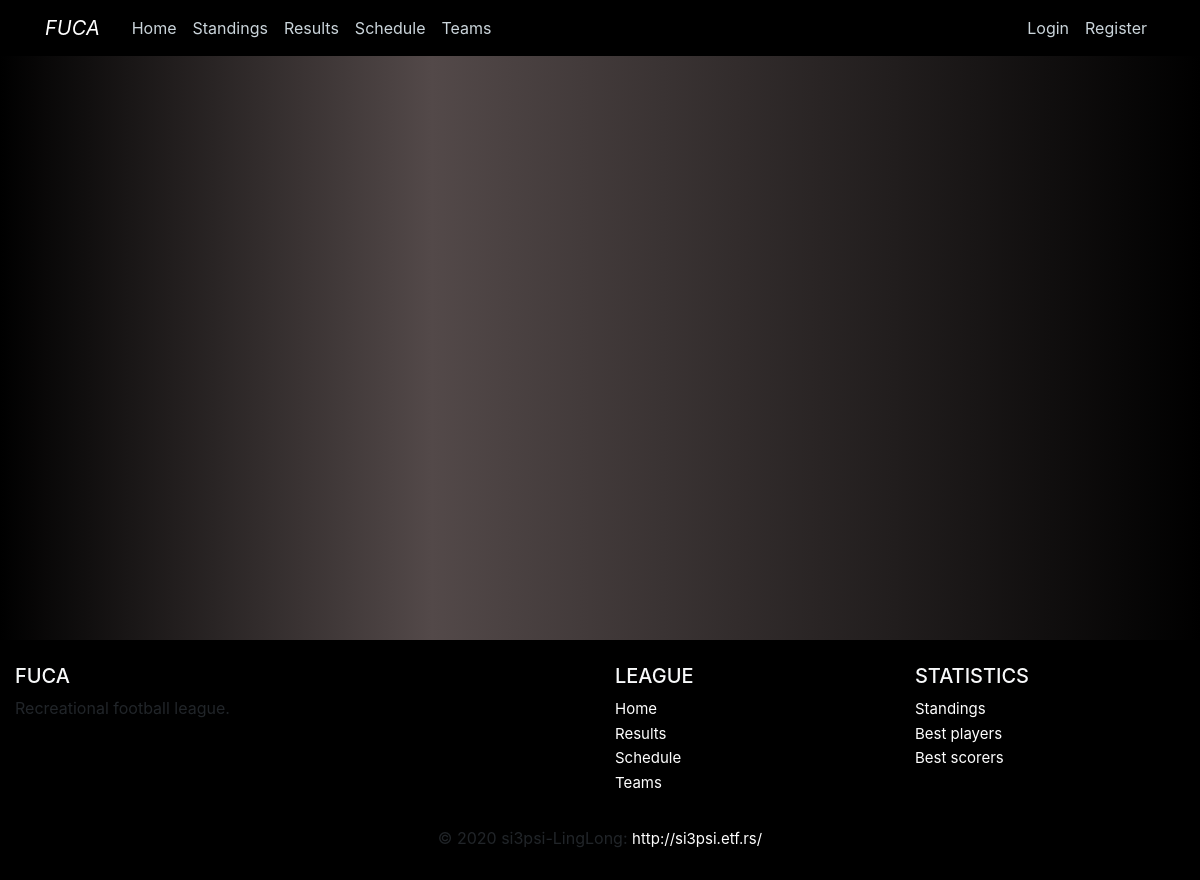
/home, run on an earlier commit of the app's database.
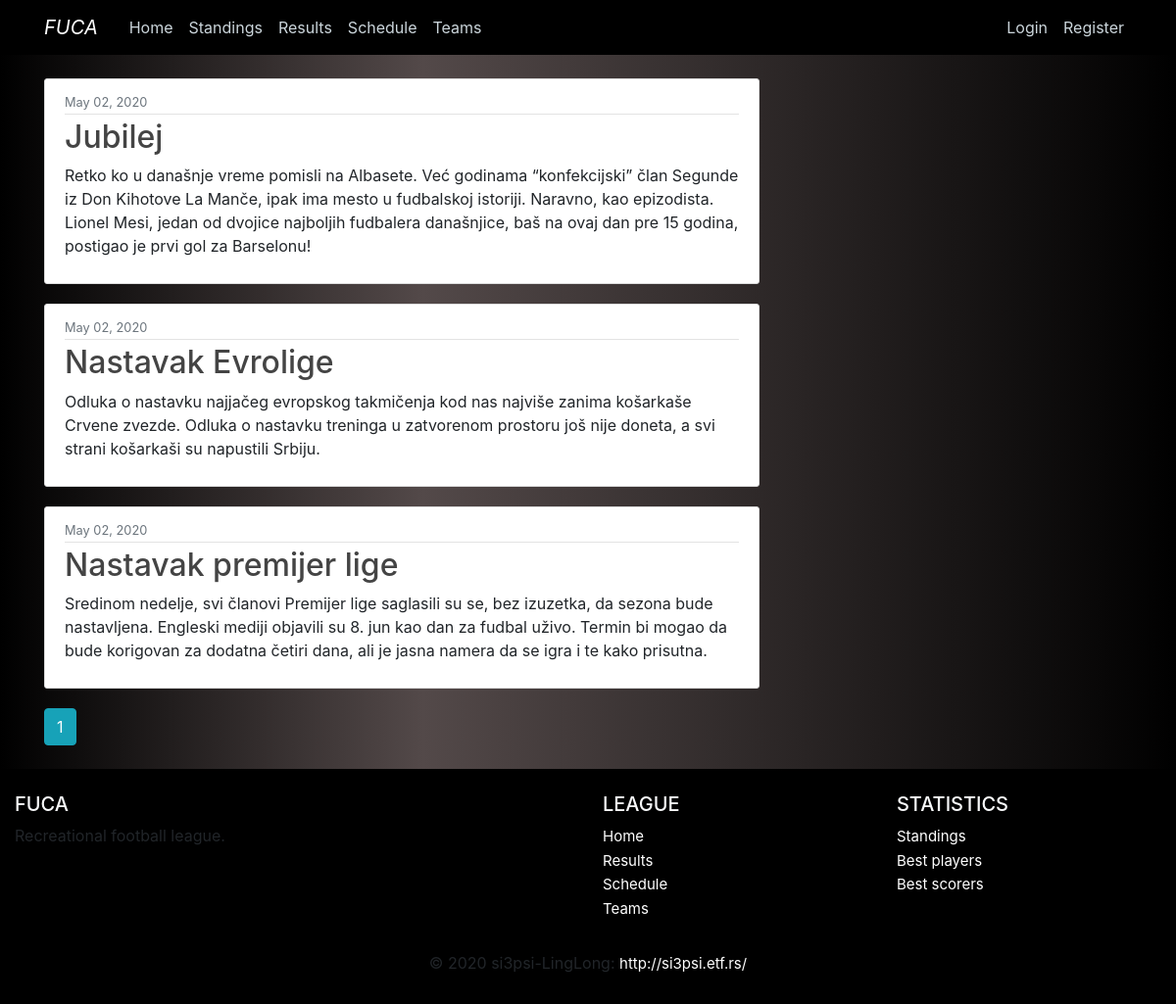
And on a later commit of the database.
### fuca/models.py (models this page shows, shortened)
class News(db.Model):
    __tablename__ = 'news'
    id          = db.Column(db.Integer,     primary_key=True)
    date        = db.Column(db.DateTime,    nullable=False, default=datetime.utcnow)
    title       = db.Column(db.String(100), nullable=False)
    content     = db.Column(db.Text,        nullable=False)

### fuca/main/routes.py (the view)
@main.route("/")
@main.route("/home")
def home():
    page = request.args.get('page', 1, type=int)
    news = News.query.order_by(News.date.desc()).paginate(page=page, per_page=5)
    return render_template('home/home.html', newslist=news)

### fuca/templates/home/home.html
{% extends 'home/layout.html' %}
{% block content %}
    {% for news in newslist.items %}
        <article class="media content-section">
            <div class="media-body">
            <div class="article-metadata">
                <small class="text-muted">{{ news.date.strftime('%B %d, %Y') }}</small>
            </div>
            <h2 class="article-title">{{ news.title }}</h2>
            <p class="article-content">{{ news.content }}</p>
            </div>
        </article>
    {% endfor %}
    {% for page_num in newslist.iter_pages(left_edge=1, right_edge=1, left_current=1, right_current=2) %}
        {% if page_num %}
            {% if newslist.page == page_num %}
                <a class="btn btn-info mb-4" href="{{ url_for('main.home', page=page_num) }}">{{ page_num }}</a>
            {% else %}
                <a class="btn btn-outline-info mb-4" href="{{ url_for('main.home', page=page_num) }}">{{ page_num }}</a>
            {% endif %}
        {% else %}
            ...
        {% endif %}
    {% endfor %}
{% endblock content %}

What changed in the data, as far as the page shows it:
added News: date "May 02, 2020", title "Jubilej", content "Retko ko u današnje vreme pomisli na Albasete. Već godinama “konfekcijski” član Segunde iz Don Kihotove La Manče, ipak ima mesto u fudbalskoj istoriji. Naravno, kao epizodista. Lionel Mesi, jedan od dvojice najboljih fudbalera današnjice, baš na ovaj dan pre 15 godina, postigao je prvi gol za Barselonu!"
added News: date "May 02, 2020", title "Nastavak Evrolige", content "Odluka o nastavku najjačeg evropskog takmičenja kod nas najviše zanima košarkaše Crvene zvezde. Odluka o nastavku treninga u zatvorenom prostoru još nije doneta, a svi strani košarkaši su napustili Srbiju."
added News: date "May 02, 2020", title "Nastavak premijer lige", content "Sredinom nedelje, svi članovi Premijer lige saglasili su se, bez izuzetka, da sezona bude nastavljena. Engleski mediji objavili su 8. jun kao dan za fudbal uživo. Termin bi mogao da bude korigovan za dodatna četiri dana, ali je jasna namera da se igra i te kako prisutna."
Also different on the page:
new list line: "1"
